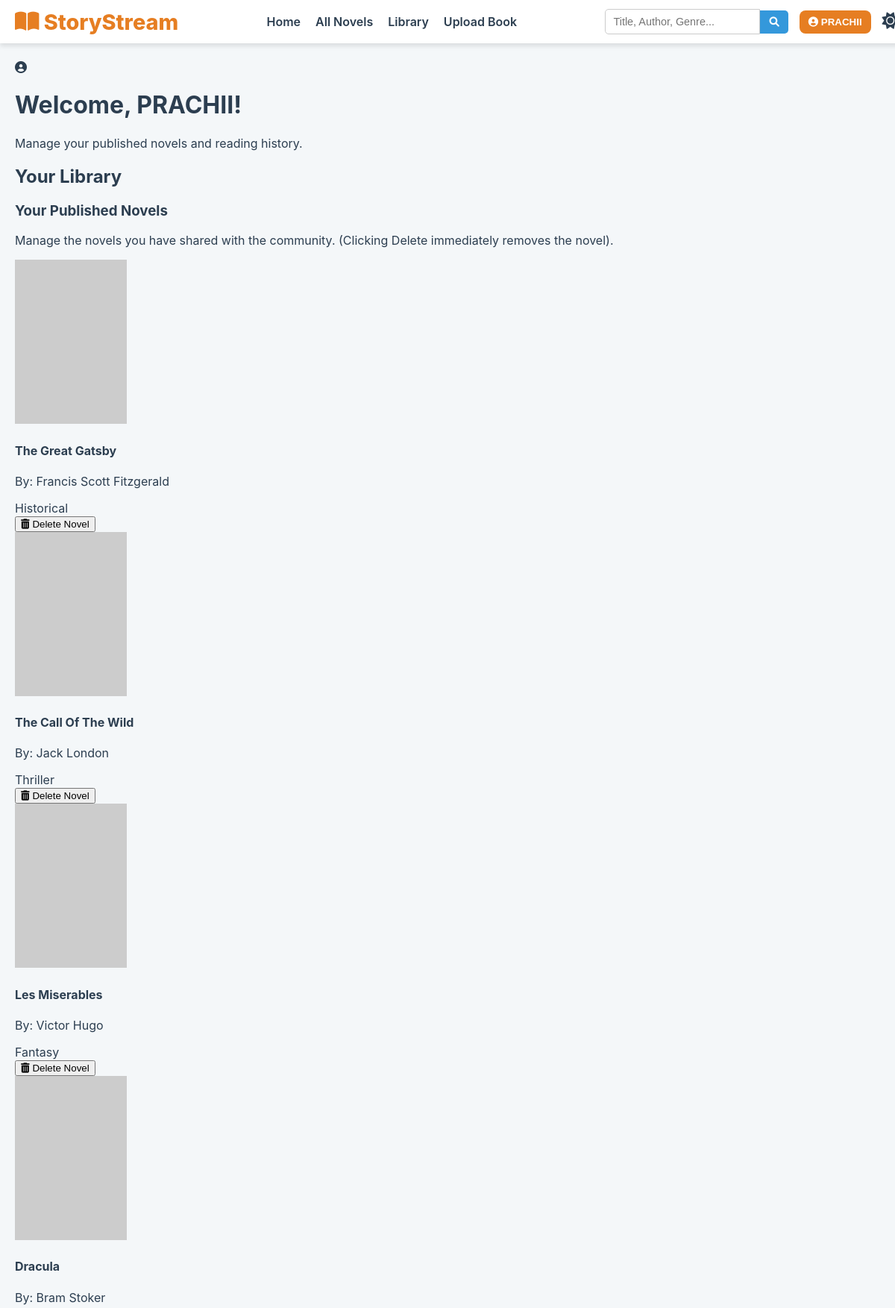
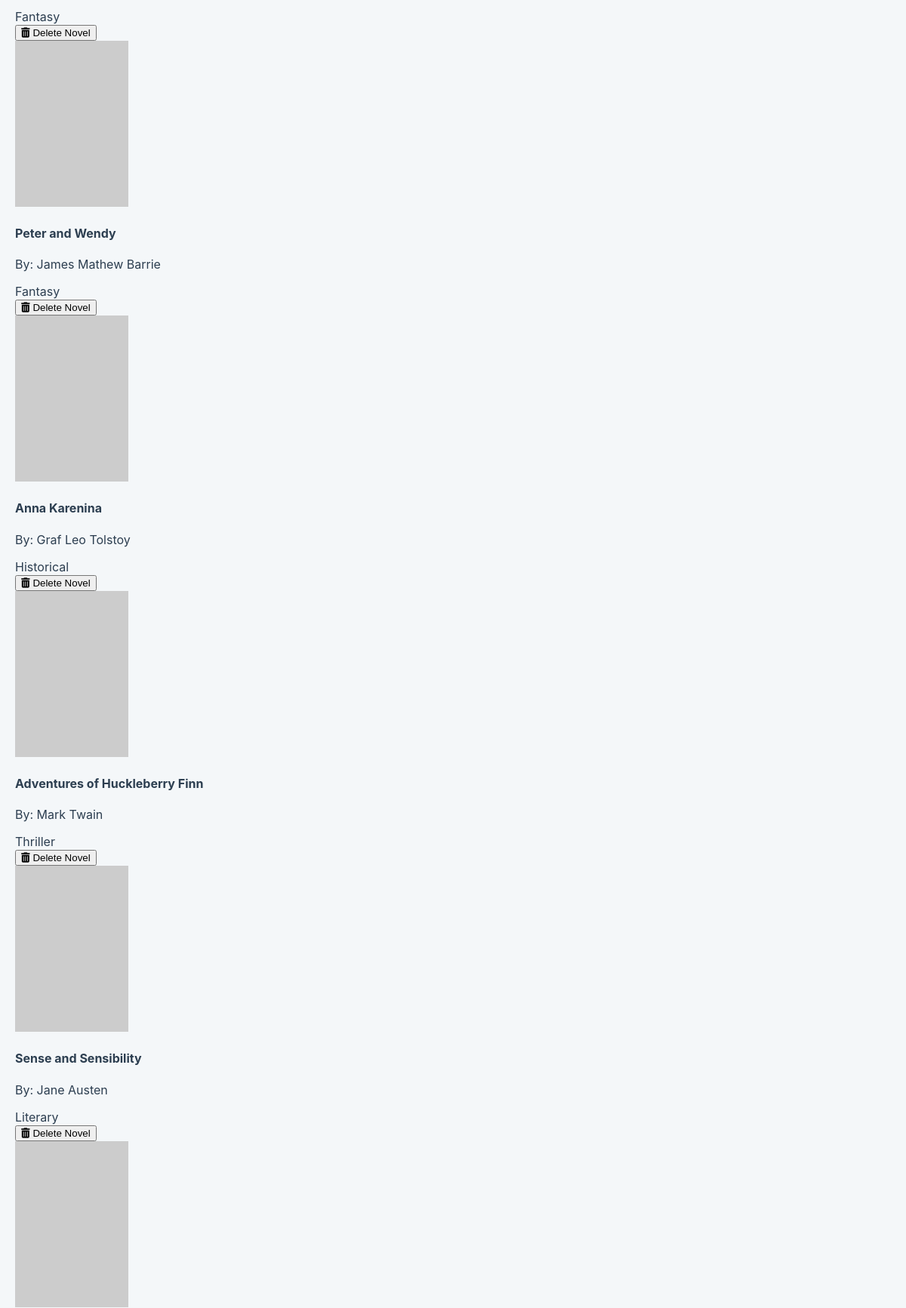
Page /library (signed in, upper part) on the committed database (2 pictures, top to bottom).
### app.py (models this page shows, shortened)
class User(UserMixin, db.Model):
    id = db.Column(db.Integer, primary_key=True)
    username = db.Column(db.String(80), unique=True, nullable=False)
    email = db.Column(db.String(120), unique=True, nullable=False)
    password_hash = db.Column(db.String(128), nullable=False)
    books = db.relationship('Book', backref='uploader', lazy='dynamic')

class Book(db.Model):
    id = db.Column(db.Integer, primary_key=True)
    title = db.Column(db.String(250), nullable=False)
    author = db.Column(db.String(150), nullable=False)
    genre = db.Column(db.String(50))
    description = db.Column(db.Text)
    content = db.Column(db.Text, nullable=False) # The actual text of the novel
    cover_url = db.Column(db.String(300))
    timestamp = db.Column(db.Float, default=time.time)
    user_id = db.Column(db.Integer, db.ForeignKey('user.id'), nullable=False)
    def to_dict(self):
        return {
            'id': self.id,
            'title': self.title,
            'author': self.author,
            'genre': self.genre,
            'description': self.description,
            'content': self.content,
            'cover_url': self.cover_url,
            'timestamp': self.timestamp,
            'uploaded_by': self.user_id,
            'uploader_name': self.uploader.username if self.uploader else 'System'
        }

### app.py (the view)
@app.route('/library')
@login_required
def library():
    user_uploaded_books = Book.query.filter_by(user_id=current_user.id).all()
    uploaded_books_data = [book.to_dict() for book in user_uploaded_books]
    history_books_data = []
    system_user = User.query.filter_by(username='System').first()
    if system_user:
        history_books_data = [
            book.to_dict() for book in Book.query.filter(Book.user_id == system_user.id).limit(2).all()
        ]
    return render_template('library.html',
                             uploaded_books=uploaded_books_data,
                             history=history_books_data)

### app.py (called while the page is built)
@login_manager.user_loader
def load_user(user_id):
    try:
        return db.session.get(User, int(user_id))
    except (ValueError, TypeError):
        return None

@app.before_request
def before_request():
    g.now = time.localtime()
    if current_user.is_authenticated:
        session['is_authenticated'] = True
        session['username'] = current_user.username
    else:
        session['is_authenticated'] = False
        session.pop('username', None)

### templates/library.html (shortened to what this page needs)
{% extends "base.html" %}
{% block content %}
    <div class="max-w-7xl mx-auto px-4 sm:px-6 lg:px-8">
        <div class="user-header text-center pt-8 pb-4 mb-8 border-b border-gray-200 dark:border-gray-700">
            <i class="fas fa-user-circle text-4xl text-[var(--primary-orange)] mb-2"></i>
            <h1 class="text-3xl font-extrabold text-gray-900 dark:text-white">Welcome, {{ current_user.username }}!</h1>
            <p class="text-gray-500 dark:text-gray-400">Manage your published novels and reading history.</p>
        </div>
        <h2 class="text-3xl font-extrabold text-[var(--primary-orange)] pt-10 pb-4 mb-8">
            Your Library
        </h2>
        <h3 class="text-2xl font-bold text-gray-800 dark:text-gray-200 mt-10 mb-4 border-l-4 border-[var(--primary-orange)] pl-3">Your Published Novels</h3>
        <p class="text-gray-600 dark:text-gray-400 mb-6">Manage the novels you have shared with the community. (Clicking Delete immediately removes the novel).</p>
        <div class="grid grid-cols-1 sm:grid-cols-2 lg:grid-cols-4 gap-6">
            {% if uploaded_books %}
                {% for book in uploaded_books %}
                    <div class="bg-white dark:bg-gray-800 p-5 shadow-lg rounded-xl transition duration-300 hover:shadow-xl border border-gray-100 dark:border-gray-700 flex flex-col">
                        <img src="{{ book.cover_url }}" alt="Cover of {{ book.title }}"
                            onerror="this.onerror=null;this.src='https://placehold.co/150x220/34495e/ffffff?text=My+Book'"
                            class="w-full h-auto object-cover rounded-md mb-4 aspect-[1/1.5] shadow-md">
                        <div class="flex-grow">
                            <h4 class="font-bold text-xl text-gray-900 dark:text-white mb-1">{{ book.title }}</h4>
                            <p class="text-sm text-gray-600 dark:text-gray-400 mb-3">By: {{ book.author }}</p>
                            <span class="inline-block bg-[#a8dadc] dark:bg-[#3d5a80] text-gray-900 dark:text-white text-xs px-3 py-1 rounded-full font-semibold">
                                {{ book.genre }}
                            </span>
                        </div>
                        <form method="POST" action="{{ url_for('delete_book', book_id=book.id) }}"
                              class="mt-4">
                            <button type="submit" class="w-full text-center bg-red-600 hover:bg-red-700 text-white text-sm font-semibold py-2 px-3 rounded-lg transition duration-200 shadow-md">
                                <i class="fas fa-trash-alt mr-1"></i> Delete Novel
                            </button>
                        </form>
                    </div>
                {% endfor %}
            {% endif %}
        </div>
    </div>
{% endblock %}

### templates/base.html (shortened to what this page needs)
<!DOCTYPE html>
<html lang="en">
<head>
    <link rel="stylesheet" href="{{ url_for('static', filename='style.css') }}">
    <link rel="stylesheet" href="https://cdnjs.cloudflare.com/ajax/libs/font-awesome/6.0.0-beta3/css/all.min.css">
</head>
<body class="{% if session.get('dark_mode', False) %}dark-mode{% endif %}">
    <header>
        <div class="logo">
            <i class="fas fa-book-open"></i>&nbsp;StoryStream
        </div>
        <nav>
            <a href="{{ url_for('home') }}">Home</a>
            <a href="{{ url_for('all_books') }}">All Novels</a>
            {% if session.get('is_authenticated') %}
                <a href="{{ url_for('library') }}">Library</a>
                <a href="{{ url_for('upload_book') }}">Upload Book</a>
            {% endif %}
        </nav>
        <div class="header-actions">
            <form action="{{ url_for('search') }}" method="GET" class="search-form">
                <input type="search" name="query" placeholder="Title, Author, Genre..." value="{{ request.args.get('query', '') }}">
                <button type="submit"><i class="fas fa-search"></i></button>
            </form>
            <div class="action-group">
                {% if session.get('is_authenticated') %}
                <div class="dropdown" id="profile-dropdown">
                    <button class="dropdown-toggle" aria-expanded="false" aria-controls="profile-menu">
                        <i class="fas fa-user-circle"></i>
                        {{ session['username'] | upper }}
                    </button>
                </div>
                {% else %}
                <a href="{{ url_for('auth') }}" class="btn btn-primary login-signup-btn">
                    Login/Signup
                </a>
                {% endif %}
                <button id="theme-toggle" class="btn-toggle theme-toggle-btn" title="Toggle Dark/Light Mode">
                    <i class="fas fa-sun"></i>
                </button>
            </div>
        </div>
    </header>
    <main>
        {% block content %}{% endblock %}
    </main>
</body>
</html>

### static/style.css (style rules this page uses)
:root { --bg-light: #f4f7f9; --bg-card-light: #ffffff; --text-light: #2c3e50; --primary-color: #e67e22; --accent-color: #3498db; --shadow: 0 4px 6px rgba(0, 0, 0, 0.1); --bg-dark: #2c3e50; --bg-card-dark: #34495e; --text-dark: #ecf0f1; --reader-bg-light: #fefcfb; --reader-text-light: #1f1f1f; }
body { font-family: 'Inter', sans-serif; background-color: var(--bg-light); color: var(--text-light); transition: background-color 0.3s, color 0.3s; margin: 0; padding-top: 60px; }
header { position: fixed; top: 0; left: 0; width: 100%; background-color: var(--bg-card-light); box-shadow: var(--shadow); padding: 10px 20px; display: flex; justify-content: space-between; align-items: center; z-index: 1000; flex-wrap: nowrap; }
.logo { font-size: 1.8rem; font-weight: 800; color: var(--primary-color); display: flex; align-items: center; flex-shrink: 0; }
nav { display: flex; align-items: center; flex-grow: 0; margin: 0 20px; }
nav a { margin: 0 10px; color: var(--text-light); font-weight: 600; text-decoration: none; transition: color 0.2s; white-space: nowrap; }
.header-actions { display: flex; align-items: center; gap: 15px; flex-shrink: 0; min-width: 0; }
.search-form { display: flex; align-items: center; flex-grow: 1; max-width: 300px; min-width: 150px; }
.search-form input[type="text"], .search-form input[type="search"] { padding: 8px 10px; border: 1px solid #ccc; border-radius: 5px 0 0 5px; outline: none; font-size: 0.9rem; transition: border-color 0.2s; width: 100%; }
.search-form button { background-color: var(--accent-color); color: white; padding: 8px 12px; border: none; border-radius: 0 5px 5px 0; cursor: pointer; transition: background-color 0.2s; flex-shrink: 0; }
.action-group { display: flex; align-items: center; gap: 10px; flex-shrink: 0; margin-right: -10px; padding-right: 10px; }
.btn-toggle { background: none; border: none; cursor: pointer; padding: 5px; }
.dropdown { position: relative; display: inline-block; }
.dropdown-toggle { background-color: var(--primary-color); color: white; border: none; padding: 8px 12px; cursor: pointer; border-radius: 8px; font-weight: 600; transition: transform 0.2s, box-shadow 0.2s, background-color 0.2s; white-space: nowrap; }
.theme-toggle-btn { background: none; border: none; cursor: pointer; padding: 5px; font-size: 1.4rem; color: var(--text-light); transition: color 0.2s, transform 0.2s; height: 38px; line-height: 28px; flex-shrink: 0; margin-right: 10px; }
main { max-width: 1200px; margin: 20px auto; padding: 0 20px; }

### rows in the picture
User: username "PRACHII"
Book: title "The Great Gatsby", author "Francis Scott Fitzgerald", genre "Historical"
Book: title "The Call Of The Wild", author "Jack London", genre "Thriller"
Book: title "Les Miserables", author "Victor Hugo", genre "Fantasy"
Book: title "Dracula", author "Bram Stoker", genre "Fantasy"
Book: title "Peter and Wendy", author "James Mathew Barrie", genre "Fantasy"
Book: title "Anna Karenina", author "Graf Leo Tolstoy", genre "Historical"
Book: title "Adventures of Huckleberry Finn", author "Mark Twain", genre "Thriller"
Book: title "Sense and Sensibility", author "Jane Austen", genre "Literary"
